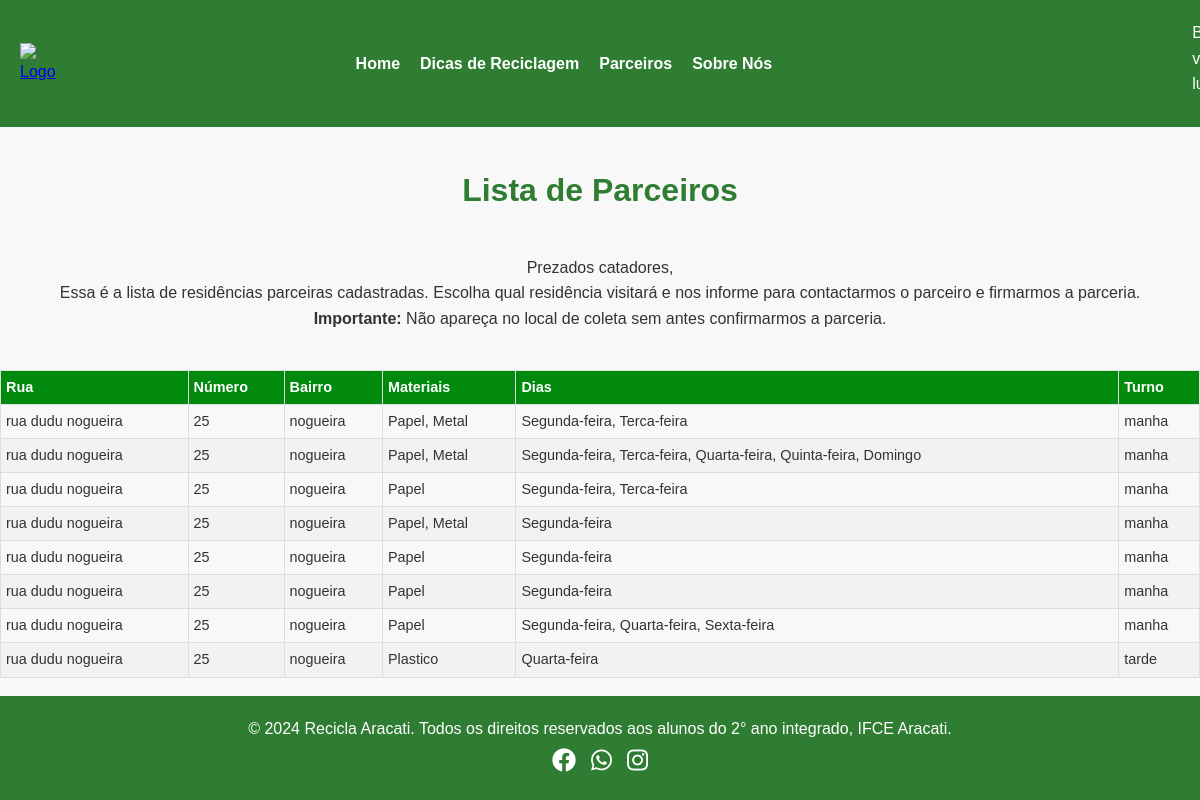
Screenshot of /parceiros/ (signed in) with the database file from the repository.
### core/models.py (models this page shows, shortened)
class Coleta(models.Model):
    rua = models.CharField(max_length=100)
    numero = models.CharField(max_length=10)
    bairro = models.CharField(max_length=100)
    materiais = models.ManyToManyField(Material)
    dias = models.ManyToManyField(Dia)
    TURNO_CHOICES = [
        ('manha', 'Manhã'),
        ('tarde', 'Tarde'),
        ('noite', 'Noite'),
    ]
    turno = models.CharField(max_length=10, choices=TURNO_CHOICES, blank=False)

class Material(models.Model):
    nome = models.CharField(max_length=100)
    def __str__(self):
        return self.nome

class Dia(models.Model):
    nome = models.CharField(max_length=100)
    def __str__(self):
        return self.nome

### core/views.py (the view)
# urls.py: path('parceiros/', views.parceiros, name='parceiros'),
@login_required
def parceiros(request):
    coletas = Coleta.objects.all()  # Busca todos os registros do modelo Coleta
    return render(request, 'recicle/parceiros.html', {'coletas': coletas})  # Renderiza o template 'parceiros.html'

### core/templates/recicle/parceiros.html (shortened to what this page needs)
{% load static %}
<!DOCTYPE html>
<html lang="pt-br">
<head>
    <link rel="stylesheet" type="text/css" href="{% static 'css/parceiros.css' %}">
    <link rel="stylesheet" href="https://cdnjs.cloudflare.com/ajax/libs/font-awesome/5.15.4/css/all.min.css">
</head>
<header>
    <a href="{% url 'index' %}">
    <img src="{% static 'images/logo.png' %}" alt="Logo" class="logo">
    </a>
    <nav>
        <ul class="menu">
            <li><a href="{% url 'index'%}">Home</a></li>
            <li><a href="{% url 'dicas'%}">Dicas de Reciclagem</a></li>
            <li><a href="{% url 'parceiros'%}">Parceiros</a></li>
            <li><a href="#">Sobre Nós</a></li>
        </ul>
    </nav>
    <div class="msg">
      {% if user.is_authenticated %}
    <p>Bem-vindo(a), {{ user.get_full_name|default:user.username }}!</p>
    {% endif %}
    </div>
</header>
<body>
    <h1>Lista de Parceiros</h1>
    <p class="textinho">Prezados catadores,<br>
        Essa é a lista de residências parceiras cadastradas. Escolha qual residência visitará e nos informe para contactarmos o parceiro e firmarmos a parceria.<br>
        <strong>Importante:</strong> Não apareça no local de coleta sem antes confirmarmos a parceria.</p>
    <div class='table-wrapper'>
    <table>
        <thead>
            <tr>
                <th>Rua</th>
                <th>Número</th>
                <th>Bairro</th>
                <th>Materiais</th>
                <th>Dias</th>
                <th>Turno</th>
            </tr>
        </thead>
        <tbody>
            {% for coleta in coletas %}
                <tr>
                    <td>{{ coleta.rua }}</td>
                    <td>{{ coleta.numero }}</td>
                    <td>{{ coleta.bairro }}</td>
                    <td>{{ coleta.materiais.all|join:", " }}</td>
                    <td>{{ coleta.dias.all|join:", " }}</td>
                    <td>{{ coleta.turno }}</td>
                </tr>
            {% empty %}
                <tr>
                    <td colspan="6">Nenhum registro encontrado.</td>
                </tr>
            {% endfor %}
        </tbody>
    </table>
</div>
    <footer>
        <p>© 2024 Recicla Aracati. Todos os direitos reservados aos alunos do 2° ano integrado, IFCE Aracati.</p>
        <div class="social-icons">
          <a href="https://facebook.com" target="_blank" rel="noopener noreferrer">
            <i class="fab fa-facebook"></i>
          </a>
          <a href="https://wa.me" target="_blank" rel="noopener noreferrer">
            <i class="fab fa-whatsapp"></i>
          </a>
          <a href="https://instagram.com" target="_blank" rel="noopener noreferrer">
            <i class="fab fa-instagram"></i>
          </a>
        </div>
      </footer>
</body>
</html>

### core/static/css/parceiros.css (style rules this page uses)
* { margin: 0; padding: 0; box-sizing: border-box; }
html, body { height: 100%; overflow-x: hidden; }
body { font-family: Arial, sans-serif; line-height: 1.6; color: #333; background-color: #f8f8f8; margin: 0; display: flex; flex-direction: column; min-height: 100vh; justify-content: space-between; }
header { display: flex; justify-content: space-between; align-items: center; background-color: #2e7d32; color: white; padding: 10px 20px; position: relative; }
.logo { max-height: 50px; order: 0; }
.menu { list-style: none; display: flex; gap: 20px; align-items: center; justify-content: center; margin-right: 600px; white-space: nowrap; width: 100%; overflow: hidden; }
.menu a { text-decoration: none; color: white; font-weight: bold; transition: color 0.3s ease; }
.menu { display: flex; list-style: none; gap: 20px; transition: transform 0.3s ease; }
main, h1 { margin: 20px auto; max-width: 1200px; text-align: center; color: #2e7d32; }
.textinho { text-align: center; }
table { width: 100%; border-collapse: collapse; margin-top: 20px; font-size: 0.9rem; }
th, td { border: 1px solid #ddd; padding: 5px; text-align: left; }
th { background-color: #028a0f; color: white; }
tr:nth-child(even) { background-color: #f2f2f2; }
footer { background-color: #2e7d32; color: white; text-align: center; padding: 20px; }
.social-icons { display: flex; justify-content: center; gap: 15px; }
.social-icons a { color: white; font-size: 1.5em; transition: color 0.3s ease; }
.msg { width: 100%; display: inline-flex; justify-content: flex-end; margin-bottom: 10px; align-items: center; margin-left: 110px; padding: 10px; box-sizing: border-box; }

### rows the page displays
Coleta: rua "rua dudu nogueira", numero "25", bairro "nogueira", materiais.all "Papel, Metal", dias.all "Segunda-feira, Terca-feira", turno "manha"
Coleta: rua "rua dudu nogueira", numero "25", bairro "nogueira", materiais.all "Papel, Metal", dias.all "Segunda-feira, Terca-feira, Quarta-feira, Quinta-feira, Domingo", turno "manha"
Coleta: rua "rua dudu nogueira", numero "25", bairro "nogueira", materiais.all "Papel", dias.all "Segunda-feira, Terca-feira", turno "manha"
Coleta: rua "rua dudu nogueira", numero "25", bairro "nogueira", materiais.all "Papel, Metal", dias.all "Segunda-feira", turno "manha"
Coleta: rua "rua dudu nogueira", numero "25", bairro "nogueira", materiais.all "Papel", dias.all "Segunda-feira", turno "manha"
Coleta: rua "rua dudu nogueira", numero "25", bairro "nogueira", materiais.all "Papel", dias.all "Segunda-feira", turno "manha"
Coleta: rua "rua dudu nogueira", numero "25", bairro "nogueira", materiais.all "Papel", dias.all "Segunda-feira, Quarta-feira, Sexta-feira", turno "manha"
Coleta: rua "rua dudu nogueira", numero "25", bairro "nogueira", materiais.all "Plastico", dias.all "Quarta-feira", turno "tarde"
